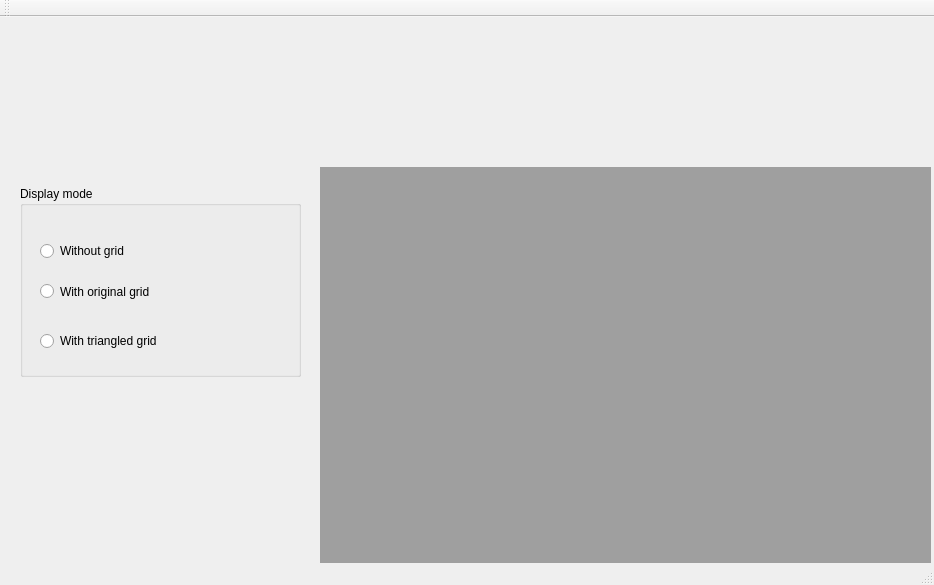
<?xml version="1.0" encoding="UTF-8"?>
<ui version="4.0">
 <class>MainWindow</class>
 <widget class="QMainWindow" name="MainWindow">
  <property name="geometry">
   <rect>
    <x>0</x>
    <y>0</y>
    <width>934</width>
    <height>585</height>
   </rect>
  </property>
  <property name="windowTitle">
   <string>MainWindow</string>
  </property>
  <widget class="QWidget" name="centralWidget">
   <widget class="QGroupBox" name="groupBox">
    <property name="geometry">
     <rect>
      <x>20</x>
      <y>169</y>
      <width>281</width>
      <height>191</height>
     </rect>
    </property>
    <property name="title">
     <string>Display mode</string>
    </property>
    <property name="flat">
     <bool>false</bool>
    </property>
    <widget class="QRadioButton" name="withoutGridRB">
     <property name="geometry">
      <rect>
       <x>20</x>
       <y>50</y>
       <width>160</width>
       <height>30</height>
      </rect>
     </property>
     <property name="text">
      <string>Without grid</string>
     </property>
    </widget>
    <widget class="QRadioButton" name="withOriginalGridRB">
     <property name="geometry">
      <rect>
       <x>20</x>
       <y>90</y>
       <width>211</width>
       <height>31</height>
      </rect>
     </property>
     <property name="text">
      <string>With original grid</string>
     </property>
    </widget>
    <widget class="QRadioButton" name="withTriangledGridRB">
     <property name="geometry">
      <rect>
       <x>20</x>
       <y>140</y>
       <width>160</width>
       <height>30</height>
      </rect>
     </property>
     <property name="text">
      <string>With triangled grid</string>
     </property>
    </widget>
   </widget>
   <widget class="QMdiArea" name="mdiArea">
    <property name="geometry">
     <rect>
      <x>320</x>
      <y>150</y>
      <width>611</width>
      <height>401</height>
     </rect>
    </property>
    <widget class="QWidget" name="subwindow">
     <property name="windowTitle">
      <string>Subwindow</string>
     </property>
    </widget>
   </widget>
  </widget>
  <widget class="QToolBar" name="mainToolBar">
   <attribute name="toolBarArea">
    <enum>TopToolBarArea</enum>
   </attribute>
   <attribute name="toolBarBreak">
    <bool>false</bool>
   </attribute>
  </widget>
  <widget class="QStatusBar" name="statusBar"/>
 </widget>
 <layoutdefault spacing="6" margin="11"/>
 <resources/>
 <connections/>
</ui>
